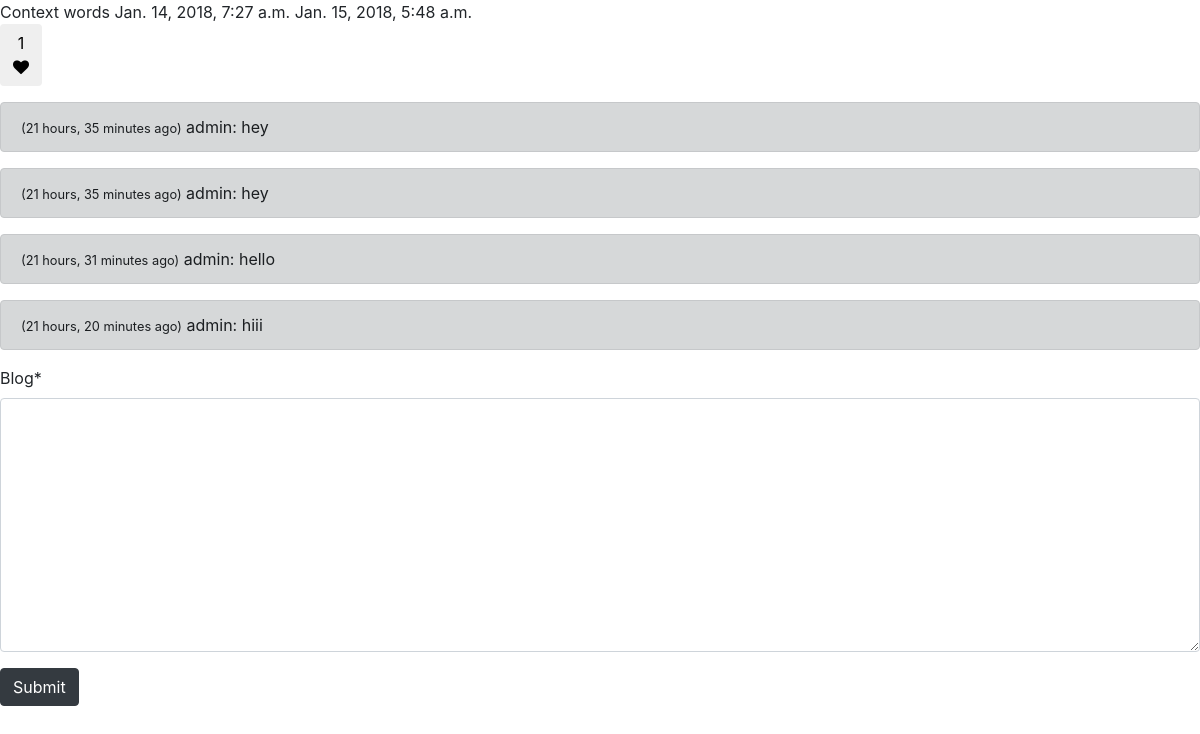
/home/detail/3/, run on the app's committed database.
### post/models.py (models this page shows, shortened)
class Post(models.Model):
    author = models.ForeignKey(User, on_delete=models.CASCADE, default=1)
    title = models.CharField(max_length=255)
    photo = models.ImageField(null=True, blank=True)
    content = models.TextField()
    updated = models.DateTimeField(auto_now=True, auto_now_add=False)
    created = models.DateTimeField(auto_now=False, auto_now_add=True)

class Comment(models.Model):
	created = models.DateTimeField(auto_now=False, auto_now_add=True)
	user = models.ForeignKey(User, on_delete=models.CASCADE)
	post = models.ForeignKey(Post, on_delete=models.CASCADE)
	blog = models.TextField()

### post/views.py (the view, shortened to what this page needs)
# urls.py: path('detail/<int:post_id>/', views.post_detail, name = 'detail'),
def post_detail(request, post_id):
	post = Post.objects.get(id= post_id)
	form= CommentForm()
	liked = False
	if request.user.is_authenticated:
		if Like.objects.filter(post=post, user=request.user).exists():
			liked = True
	post_like_count = Like.objects.filter(post=post).count()
	comments = Comment.objects.filter(post=post).order_by("created")
	context = {
	"title" : post,
	"liked" : liked,
	"count": post_like_count,
	"form": form,
	"comments": comments,
	}
	return render(request, 'detail.html', context)

### post/forms.py
class CommentForm(forms.ModelForm):
    class Meta:
        model = Comment
        fields = ['blog']

### post/templates/detail.html (shortened to what this page needs)
{% extends "base.html" %}
{% load crispy_forms_tags %}
{% block content %}
	{{title.title}}
	{{title.content}}
	{{title.created}}
	{{title.updated}}
	<p class="card-text">
		<button class="btn" onclick="like_button()">
			<div id="like-count">{{count}}</div>
			<i id="like-heart" class="fa fa-heart {% if liked %}text-danger{% endif %}" aria-hidden="true"></i>
		</button>
	</p>
<p class="card-text">
	{% for comment in comments %}
		<div class="alert alert-dark"><small>({{comment.created|timesince}} ago)</small> {{comment.user}}: {{comment.blog}}</div>
	{% endfor %}
</p>
<p class="card-text">
	<form action="{% url 'detail' post_id=title.id %}" method="POST">
			{{form|crispy}}
			<input type="submit" class="btn btn-dark" value="Submit">
	</form>
</p>
{% endblock content %}

### data on the page
Post: title "Context", content "words", created "Jan. 14, 2018, 7:27 a.m.", updated "Jan. 15, 2018, 5:48 a.m."
Comment: created "21 hours, 35 minutes", user "admin", blog "hey"
Comment: created "21 hours, 35 minutes", user "admin", blog "hey"
Comment: created "21 hours, 31 minutes", user "admin", blog "hello"
Comment: created "21 hours, 20 minutes", user "admin", blog "hiii"

### other printed values
{{ count }} "1"
